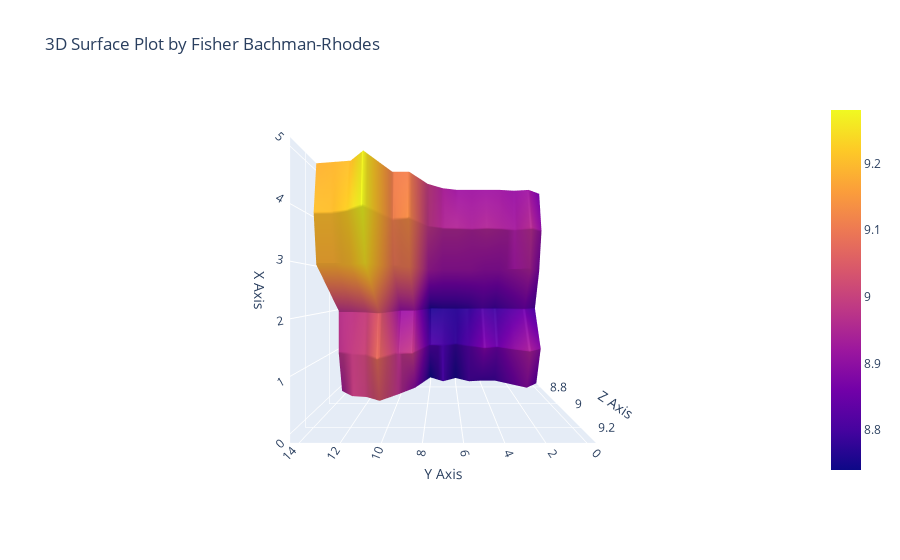

The notebook cell saved with this chart:
### Code cell
import plotly.graph_objects as go
import numpy as np


fig = go.Figure(data=[go.Surface(z=z1)])

fig.update_layout(
    title="3D Surface Plot by Fisher Bachman-Rhodes", 
    scene=dict(
        xaxis_title='X Axis',
        yaxis_title='Y Axis',
        zaxis_title='Z Axis',
        camera=dict(
            eye=dict(x=0, y=0, z=2)
        )
    )
)

fig.show()

### Figure 1 — Plotly figure (JSON) as saved in the notebook; plotly's stock layout.template omitted (floating-point values rounded to 4 significant figures)
{"data": [{"type": "surface", "z": [[8.83, 8.89, 8.81, 8.87, 8.9, 8.87], [8.89, 8.94, 8.85, 8.94, 8.96, 8.92], [8.84, 8.9, 8.82, 8.92, 8.93, 8.91], [8.79, 8.85, 8.79, 8.9, 8.94, 8.92], [8.79, 8.88, 8.81, 8.9, 8.95, 8.92], [8.8, 8.82, 8.78, 8.91, 8.94, 8.92], [8.75, 8.78, 8.77, 8.91, 8.95, 8.92], [8.8, 8.8, 8.77, 8.91, 8.95, 8.94], [8.74, 8.81, 8.76, 8.93, 8.98, 8.99], [8.89, 8.99, 8.92, 9.1, 9.13, 9.11], [8.97, 8.97, 8.91, 9.09, 9.11, 9.11], [9.04, 9.08, 9.05, 9.25, 9.28, 9.27], [9.0, 9.01, 9.0, 9.2, 9.23, 9.2], [8.99, 8.99, 8.98, 9.18, 9.2, 9.19], [8.93, 8.97, 8.97, 9.18, 9.2, 9.18]]}], "layout": {"scene": {"camera": {"eye": {"x": 0, "y": 0, "z": 2}}, "xaxis": {"title": {"text": "X Axis"}}, "yaxis": {"title": {"text": "Y Axis"}}, "zaxis": {"title": {"text": "Z Axis"}}}, "title": {"text": "3D Surface Plot by Fisher Bachman-Rhodes"}}}
